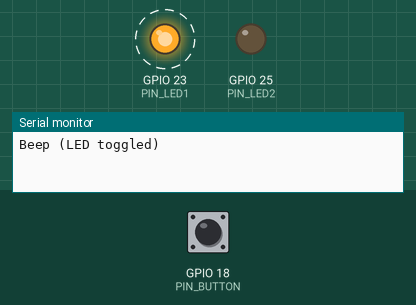
Simulated run of this sketch. Board: ESP32. Parts: output pins drawn as LEDs (lit = HIGH), the last lines printed to the serial monitor. Dashed ring = blinking. The test bench sets the inputs (shaded band); at power-on: GPIO 18 (PIN_BUTTON) HIGH.

Above: at 1.2 s.
1.3 s: GPIO 18 (PIN_BUTTON) pulled LOW for 0.15 s
At 3.7 s:
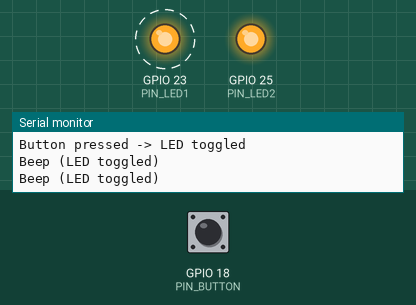
4.4 s: GPIO 18 (PIN_BUTTON) pulled LOW for 1 s
At 6.8 s:
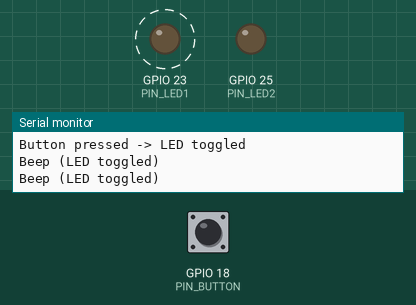
8.4 s: GPIO 18 (PIN_BUTTON) pulled LOW for 3.2 s
At 10.3 s:
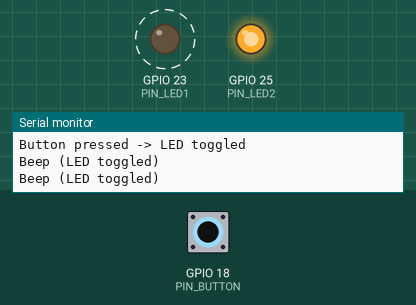
Timing chart, 0 to 20.6 s (numbered marks = the images above; inputs shaded):
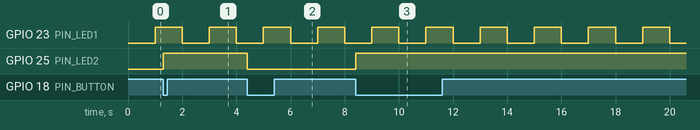

Measured:
- after the input at 1.3 s, GPIO 25 (PIN_LED2): LOW → HIGH at once
- after the input at 4.4 s, GPIO 25 (PIN_LED2): HIGH → LOW at once
- after the input at 8.4 s, GPIO 25 (PIN_LED2): LOW → HIGH at once
- by itself, GPIO 23 (PIN_LED1): alternates HIGH for 1.0 s and LOW for 1.0 s

The sketch:

sketch.ino
```cpp
// Episode 2: From the button of our heart
#include "blinking_led.hpp"
#include "button_control.hpp"

void setup() {
  Serial.begin(115200);
  setup_heartbeat();
  setup_button_and_led();
}

void loop() {
  nonblocking_blink(1000);
  control_led_with_button();
}
```

blinking_led.hpp
```cpp
// Episode 1: Add Setup and non-blocking Logic for our blinking-heartbeat-LED.
#pragma once

#include <Arduino.h>

static constexpr int PIN_LED1 = 23;

void setup_heartbeat() {
  pinMode(PIN_LED1, OUTPUT);
  digitalWrite(PIN_LED1, LOW); // It is good practice setting up an initial value, for OUTPUT PINs.
}

void nonblocking_blink(const uint32_t time_ms) {
  static uint32_t t0 = 0;
  const uint32_t now = millis();
  if (now - t0 >= time_ms) {
    t0 += time_ms; // it could be t0 = now. But this way we avoid drifting from the expected interval with any loop delay.
    digitalWrite(PIN_LED1, !digitalRead(PIN_LED1));
    Serial.println("Beep (LED toggled)");
  }
}
```

button_control.hpp
```cpp
// Episode 2: Add a basic button controlling a LED.
#pragma once

#include <Arduino.h>

static constexpr int PIN_LED2   = 25;
static constexpr int PIN_BUTTON = 18;

void setup_button_and_led() {
  pinMode(PIN_LED2, OUTPUT);
  pinMode(PIN_BUTTON, INPUT_PULLUP);

  digitalWrite(PIN_LED2, LOW); // It is good practice setting up an initial value, for OUTPUT PINs.
}

void control_led_with_button() {
  // basic button logic.
  static bool lastReading = true;
  const bool reading = digitalRead(PIN_BUTTON);
  if (lastReading == true && reading == false) {
    digitalWrite(PIN_LED2, !digitalRead(PIN_LED2));
    Serial.println("Button pressed -> LED toggled");
  }
  lastReading = reading;
}
```
